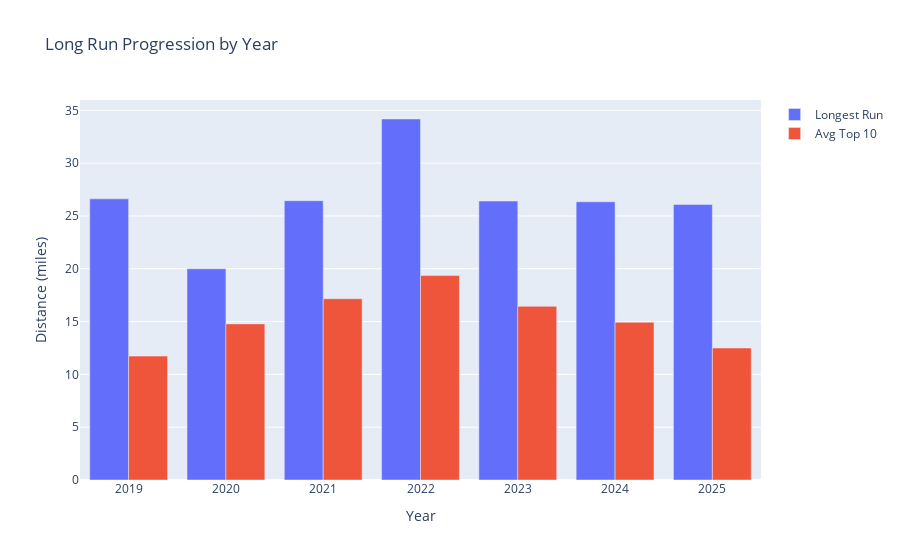

The notebook cell saved with this chart:
### Markdown cell above
## Hypothesis 2: Long Run Progression
Did longer training runs increase over time?

### Code cell
# Longest run per year
longest_runs = activities.groupby('year')['distance_miles'].max().round(2)
print("Longest run per year (miles):")
print(longest_runs)
print()

# Average of top 10 longest runs per year
def avg_top_n_runs(group, n=10):
    return group.nlargest(n, 'distance_miles')['distance_miles'].mean()

avg_long_runs = activities.groupby('year').apply(avg_top_n_runs).round(2)
print("Average of 10 longest runs per year (miles):")
print(avg_long_runs)
print()

# Visualize
fig = go.Figure()
fig.add_trace(go.Bar(x=longest_runs.index, y=longest_runs.values, name='Longest Run'))
fig.add_trace(go.Bar(x=avg_long_runs.index, y=avg_long_runs.values, name='Avg Top 10'))
fig.update_layout(
    title='Long Run Progression by Year',
    xaxis_title='Year',
    yaxis_title='Distance (miles)',
    barmode='group'
)
fig.show()

### Figure 1 — Plotly figure (JSON) as saved in the notebook; plotly's stock layout.template omitted (floating-point values rounded to 4 significant figures)
{"data": [{"name": "Longest Run", "type": "bar", "x": [2019, 2020, 2021, 2022, 2023, 2024, 2025], "y": [26.62, 20.0, 26.44, 34.18, 26.41, 26.34, 26.09]}, {"name": "Avg Top 10", "type": "bar", "x": [2019, 2020, 2021, 2022, 2023, 2024, 2025], "y": [11.73, 14.78, 17.16, 19.36, 16.44, 14.94, 12.5]}], "layout": {"barmode": "group", "title": {"text": "Long Run Progression by Year"}, "xaxis": {"title": {"text": "Year"}}, "yaxis": {"title": {"text": "Distance (miles)"}}}}
